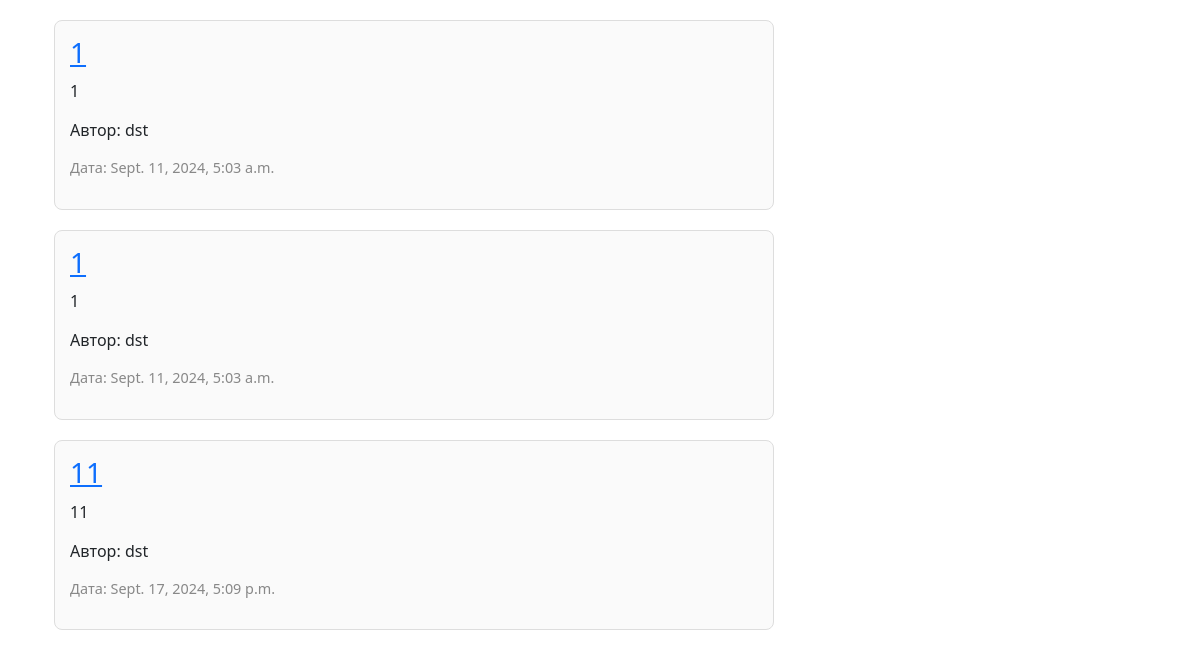
Page /posts (lower part) on the earlier database version.
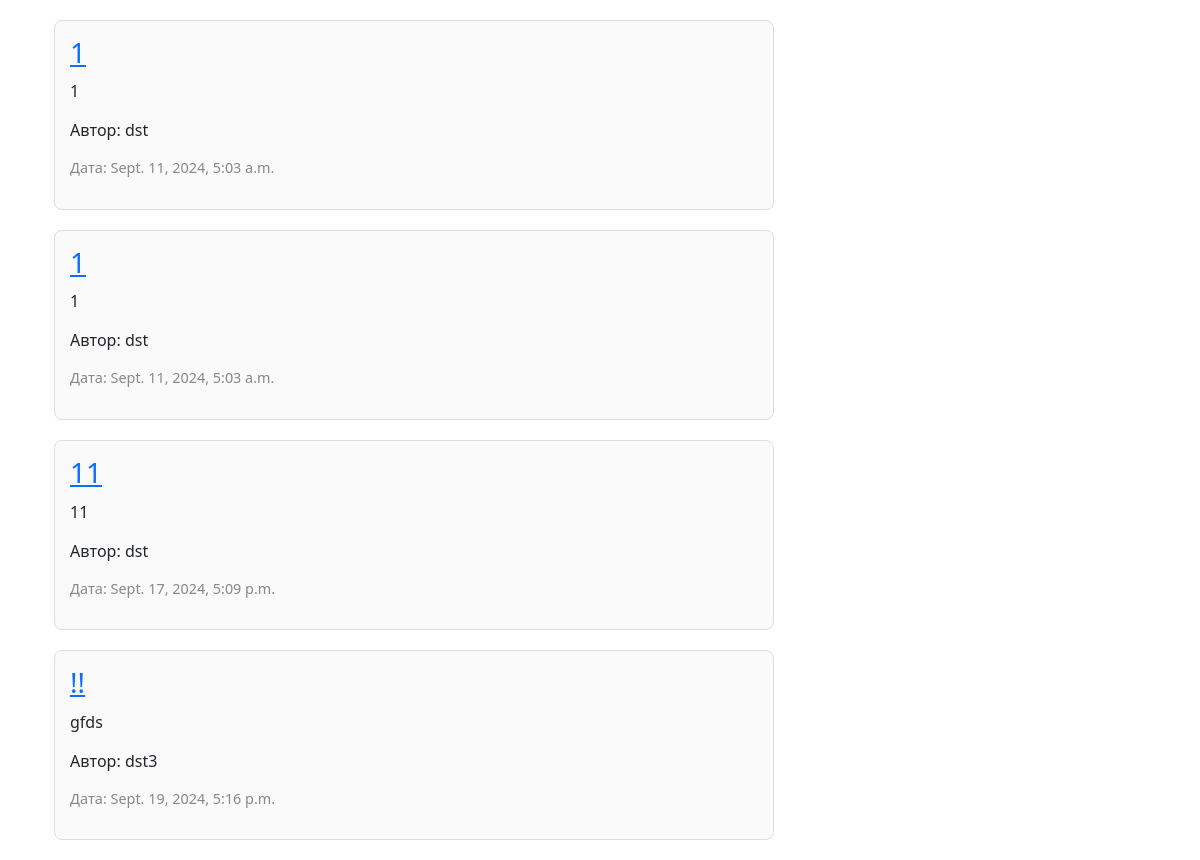
Same page on the later database version.
### core/models.py (models this page shows, shortened)
class Post(models.Model): # создааем таблицу и наследуем моделс
    title = models.CharField(max_length=200) # название атрибута соответствует названию поля, а значение - какой тип у
    text = models.TextField()
    created_data = models.DateTimeField(auto_now_add=True)
    category = models.ForeignKey(PostCategory,
                                 blank=True,
                                 null=True,
                                 on_delete=models.SET_NULL, # действия при удалении
                                 related_name='category_posts') # связь на уровне орм,
    profile = models.ForeignKey(Profile,
                                related_name='profile_posts',
                                on_delete=models.CASCADE)
    class Meta: # чтобы в админке красиво отображалось название таблицы, это интерфейс
        verbose_name = 'Запись'
        verbose_name_plural = 'Записи'

### user/models.py (models this page shows)
class Profile(models.Model):
    user = models.OneToOneField(User, #у одного юзера один профайл
                             on_delete=models.CASCADE
                             )
    about = models.TextField(verbose_name='Обо мне')
    class Meta:
        verbose_name = 'Обо мне'
        verbose_name_plural = 'Обо мне'
    def __str__(self):
        return self.user.username

### core/views.py (the view)
# urls.py: path('posts', posts, name='posts'), # добавили name, его потом добавляем в ретерне функции post_add_submit
def posts(request):
    posts = Post.objects.all() # тут получили все записи
    category = request.GET.get('category')  # GET - обращение к конкретному объекту GET (это свойство) // когда
    active_category = None
    author = request.GET.get('author')
    active_author = None
    if category:
        posts = posts.filter(category__id=category) # фильтрация по полю category (могли вместо id написать
        active_category = PostCategory.objects.get(id=category) # если у нас есть какая-то категория - мы ее достаем
    if author:
        posts = posts.filter(profile__id=author)
        active_author = Profile.objects.get(id=author)
    categories = PostCategory.objects.all() # достали категории, но их надо добавить контакст, дополняем словарь
    subscriptions = None
    if request.user.is_authenticated:
        profile = request.user.profile
        subscriptions = Subscription.objects.filter(profile=profile)
    context = {
        "posts": posts,
        'categories': categories,
        'active_category': active_category,
        'subscriptions': subscriptions
    }
    return render(request, 'posts.html', context)

### templates/posts.html (shortened to what this page needs)
{% extends 'base.html' %}
{% block content %}
<div class="container">
    <div class="row">
        <div class="col-md-8">
                {% for post in posts %}
                <div class="post-card">
                    <h3><a href="{% url 'post_detail' post.id %}">{{ post.title }}</a></h3>
                    <p>{{ post.text }}</p>
                    <p>Автор: {{ post.profile }}</p>
                    <p class="date">Дата: {{ post.created_data }}</p>
                </div>
                {% endfor %}
        </div>
        <div class="col md-4">
        </div>
    </div>
</div>
{% endblock %}

Differences in the rows shown:
added Post: title "!!", text "gfds", profile "dst3", created_data "Sept. 19, 2024, 5:16 p.m."
